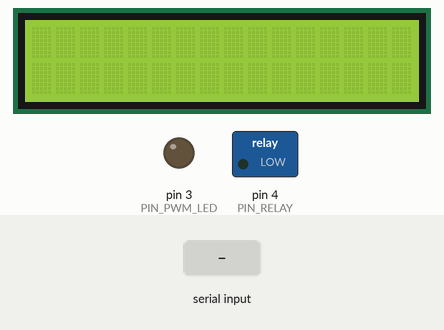
The sketch below on a simulated Arduino Uno, built with avr-gcc and run on an emulated ATmega328P. Shown: 16×2 character LCD, switched loads named in the sketch (green lamp = pin HIGH), output pins drawn as LEDs (lit = HIGH). The inputs (shaded band) are chosen by the test bench. What the sketch prints to the serial monitor is not drawn.

Above: at 1.2 s.
1.3 s: "1" received over Serial
At 2.0 s:
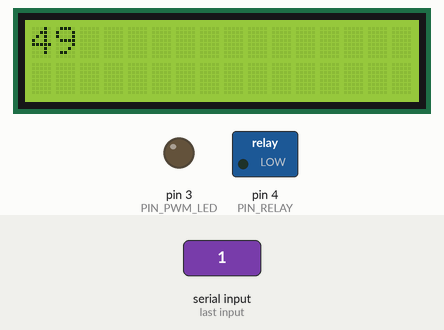
2.8 s: byte 1 (1) received over Serial
At 4.0 s:
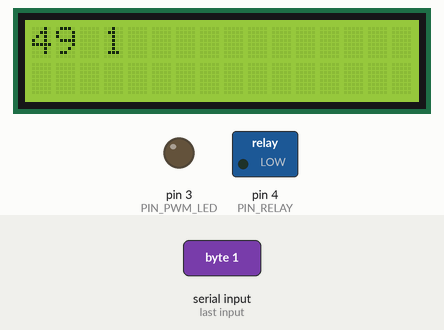
4.3 s: byte 2 (PT_SIMPLE_SWITCH) received over Serial
At 5.3 s:
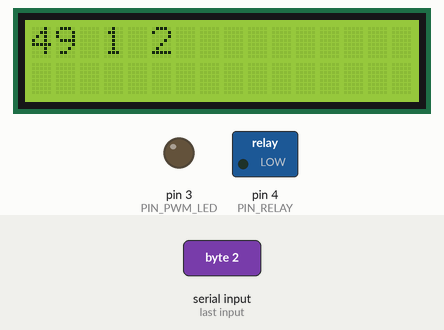
5.8 s: "0" received over Serial
At 6.6 s:
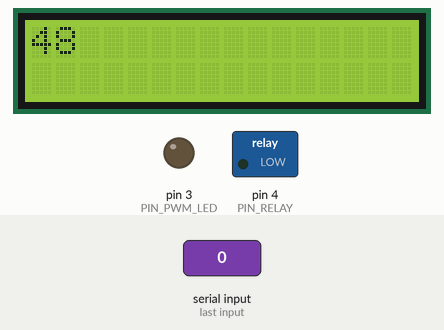
Timing chart, 0 to 8.3 s (numbered marks = the images above; inputs shaded):
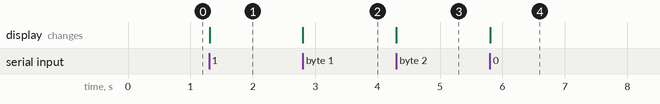

The sketch:

relay-led.ino
```cpp
#include <LiquidCrystal_I2C.h>
#include <Wire.h>

#define PIN_RELAY 4
#define PIN_PWM_LED 3

#define STATUS_WAIT_LEN 0
#define STATUS_WAIT_PT 1
#define STATUS_WAIT_PL 2
#define STATUS_DONE 3

#define PT_TEST 1
#define PT_SIMPLE_SWITCH 2
#define PT_SIMPLE_PWM 3

LiquidCrystal_I2C lcd(0x27, 16, 2);

int dataLength;
int protocolType;
int payload;

int workingStatus;
int cursorPos = 0;

void setup() {
  pinMode(PIN_RELAY, OUTPUT);
  pinMode(PIN_PWM_LED, OUTPUT);

  Serial.begin(115200);
  workingStatus = STATUS_WAIT_LEN;

  lcd.init();
  lcd.backlight();
}

void loop() {
  if(workingStatus == STATUS_DONE) {
    switch(protocolType){
      case PT_TEST:
        replyCode(48);
        break;
      case PT_SIMPLE_SWITCH:
        digitalWrite(PIN_RELAY, payload == 1 ? HIGH : LOW);
        replyCode(48);
        break;
      case PT_SIMPLE_PWM:
        if(payload < 0) payload = 0;
        if(payload > 255) payload = 255;
        analogWrite(PIN_PWM_LED, payload);
        replyCode(48);
        break;
    }
    workingStatus = STATUS_WAIT_LEN;
  }
  if(Serial.available()) {
    if(workingStatus == STATUS_WAIT_LEN) {
      dataLength = Serial.read();
      lcd.clear();
      lcd.print(dataLength);
      lcd.print(' ');
      workingStatus = STATUS_WAIT_PT;
    } else if(workingStatus == STATUS_WAIT_PT) {
      protocolType = Serial.read();
      lcd.print(protocolType);
      lcd.print(' ');
      if(dataLength > 1) {
        workingStatus = STATUS_WAIT_PL;
      } else {
        workingStatus = STATUS_DONE;
      }
    } else if(workingStatus == STATUS_WAIT_PL) {
      payload = Serial.read();
      lcd.print(payload);
      workingStatus = STATUS_DONE;
    }
  }
}

void replyCode(byte code) {
  Serial.write(1);
  Serial.write(code);
}
```

Measured:
- after the input at 1.3 s, the display: changes at once (image 1)
- after the input at 2.8 s, the display: changes at once (image 2)
- after the input at 4.3 s, the display: changes at once (image 3)
- after the input at 5.8 s, the display: changes at once (image 4)
